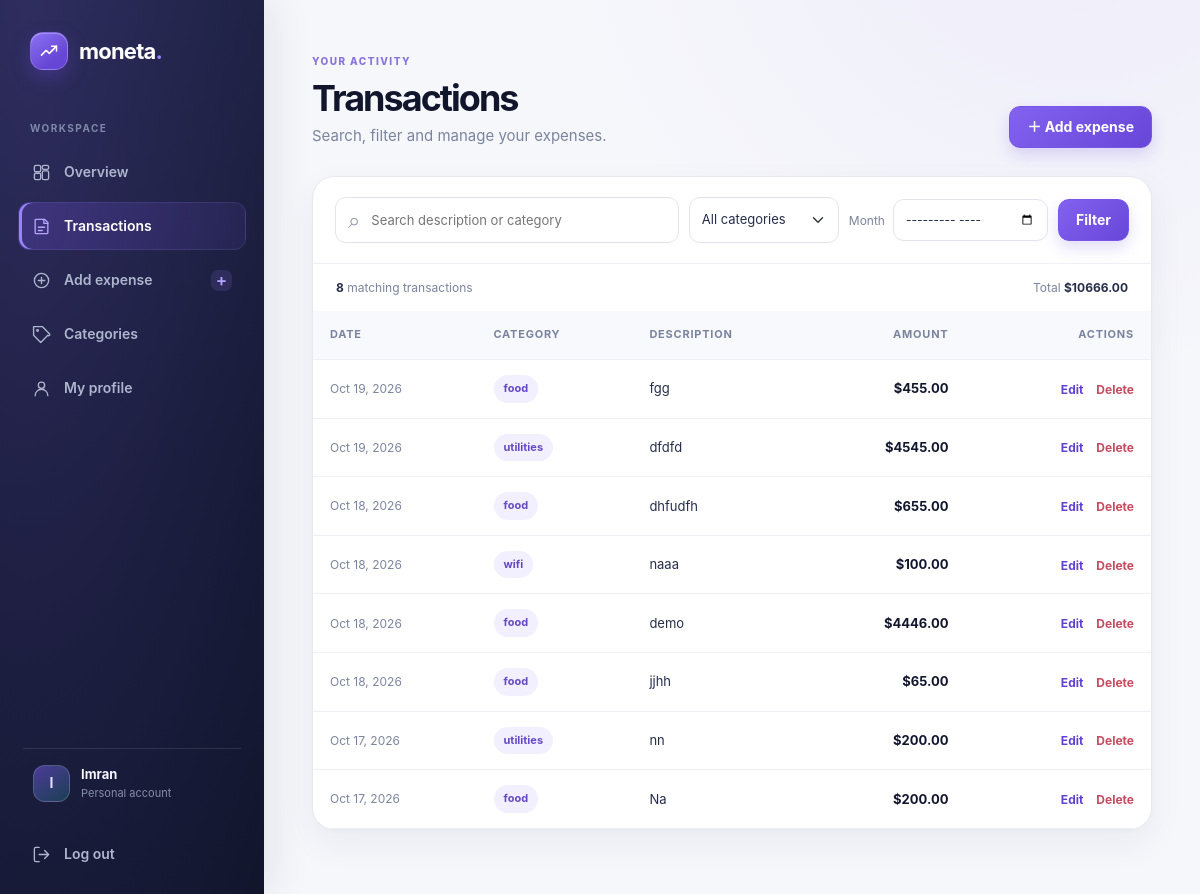
Page /expense_list/ (signed in) on the earlier database version.
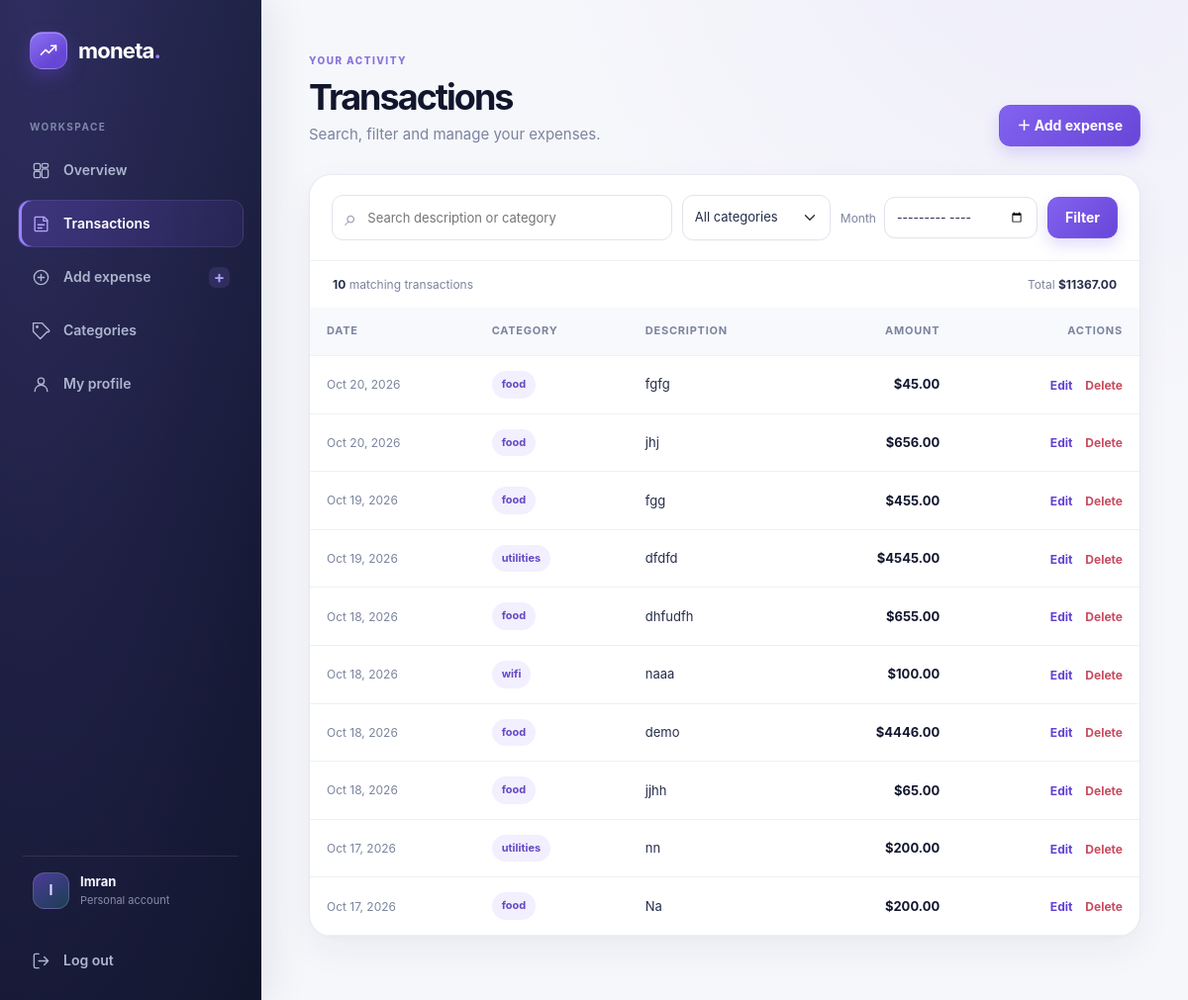
Same page on the later database version.
### myapp/models.py (models this page shows, shortened)
class Expense(models.Model):
    user = models.ForeignKey(User,on_delete=models.CASCADE)
    category = models.ForeignKey(Categories,on_delete=models.SET_NULL,null=True)
    amount = models.DecimalField(max_digits=10,decimal_places=2)
    description = models.TextField()
    date = models.DateField(auto_now_add=True)

class Categories(models.Model):
    name = models.CharField(100,null=False,blank=False)
    user = models.ForeignKey(User, on_delete=models.CASCADE, null=True, blank=True, related_name="expense_categories")
    class Meta:
        ordering = ["name"]

### myapp/views.py (the view)
# urls.py: path('expense_list/',views.expense_list,name='expense_list'),
@login_required(login_url="login")
def expense_list(request):
    data = Expense.objects.filter(user=request.user)
    search = request.GET.get("q", "").strip()
    category_id = request.GET.get("category", "")
    month = request.GET.get("month", "")
    if search:
        data = data.filter(Q(description__icontains=search) | Q(category__name__icontains=search))
    if category_id.isdigit():
        data = data.filter(category_id=int(category_id))
    if len(month) == 7 and month[4] == "-" and month[:4].isdigit() and month[5:].isdigit():
        year, month_number = map(int, month.split("-"))
        if 1 <= year <= 9999 and 1 <= month_number <= 12:
            data = data.filter(date__year=year, date__month=month_number)
    data = (
        data
        .select_related("category")
        .order_by("-date", "-id")
    )
    context = {
        "data": data,
        "categories": Categories.objects.filter(Q(user__isnull=True) | Q(user=request.user)).order_by("name"),
        "search": search,
        "selected_category": category_id,
        "selected_month": month,
        "filtered_total": data.aggregate(total=Sum("amount"))["total"] or 0,
        "filtered_count": data.count(),
        "has_filters": bool(search or category_id or month),
    }
    return render(request, "expense_list.html", context)

### myapp/templates/expense_list.html (shortened to what this page needs)
{% extends "base.html" %}
{% block content %}
<section class="page-heading">
  <div><span class="eyebrow">YOUR ACTIVITY</span><h1>Transactions</h1><p>Search, filter and manage your expenses.</p></div>
  <a href="{% url 'expense_create' %}" class="btn btn-dark">＋ Add expense</a>
</section>
<section class="card transactions-panel">
  <form method="get" class="filter-bar">
    <label class="search-field"><span aria-hidden="true">⌕</span><input type="search" name="q" value="{{ search }}" placeholder="Search description or category" aria-label="Search expenses"></label>
    <select name="category" class="form-select filter-select" aria-label="Filter by category"><option value="">All categories</option></select>
    <label class="month-field"><span>Month</span><input type="month" name="month" value="{{ selected_month }}" class="form-control" aria-label="Filter by month"></label>
    <button class="btn btn-dark" type="submit">Filter</button>
  </form>
  <div class="results-summary"><span><strong>{{ filtered_count }}</strong> matching transaction{{ filtered_count|pluralize }}</span><span>Total <strong>${{ filtered_total|floatformat:2 }}</strong></span></div>
  <div class="table-responsive">
    <table class="table table-hover align-middle transactions-table">
      <thead><tr><th>Date</th><th>Category</th><th>Description</th><th class="text-end">Amount</th><th class="text-end">Actions</th></tr></thead>
      <tbody>
        {% for expense in data %}
          <tr><td class="date-cell">{{ expense.date|date:"M j, Y" }}</td><td><span class="category-pill">{{ expense.category.name|default:"Uncategorised" }}</span></td><td class="description-cell">{{ expense.description|default:"—" }}</td><td class="amount-cell">${{ expense.amount|floatformat:2 }}</td><td class="text-end action-cell"><a href="{% url 'expense_update' expense.id %}" class="action-link">Edit</a><a href="{% url 'expense_delete' expense.id %}" class="action-link action-delete">Delete</a></td></tr>
        {% endfor %}
      </tbody>
    </table>
  </div>
</section>
{% endblock %}

Differences in the rows shown:
added Expense: date "Oct 20, 2026", category.name "food", description "fgfg", amount "45.00"
added Expense: date "Oct 20, 2026", category.name "food", description "jhj", amount "656.00"
Other differences:
{{ filtered_count }}: "8" → "10"
{{ filtered_total|floatformat:2 }}: "10666.00" → "11367.00"
